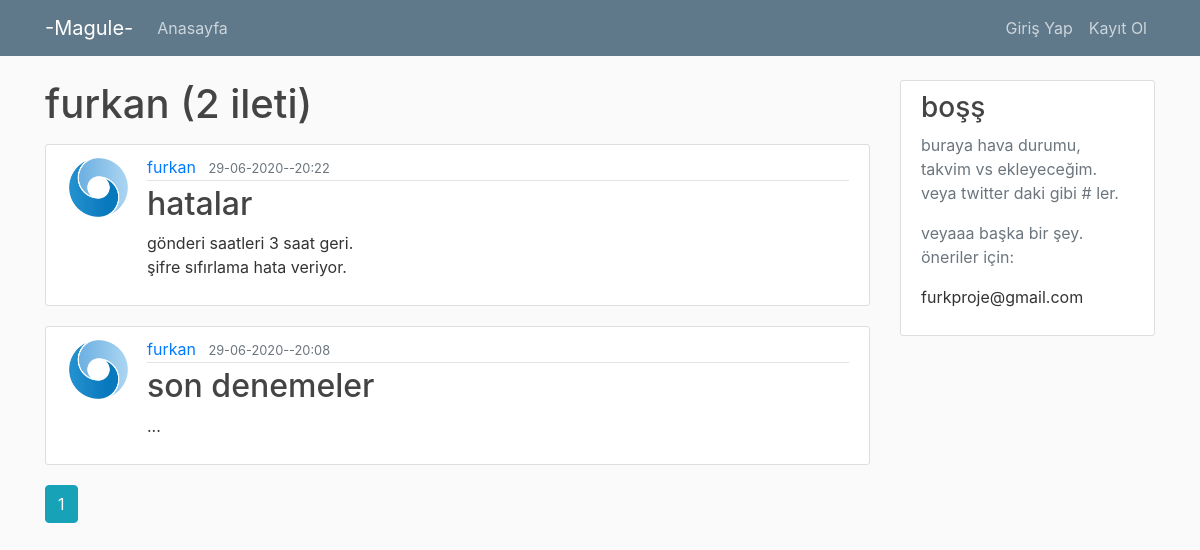
/user/furkan, run on the app's committed database.
### flaskblog/models.py (models this page shows, shortened)
class User(db.Model, UserMixin):
	id = db.Column(db.Integer, primary_key=True) #primary_key=true a uniqie id for user.....
	username = db.Column(db.String(20), unique=True, nullable=False) #string 20 olmasinin nedeni max username.. uniqie olmasi da abvious zati... nulable=false da null olmasini engeller usernamin
	email = db.Column(db.String(120), unique=True, nullable=False)
	image_file = db.Column(db.String(20), nullable=False, default="default.jpg")
	password = db.Column(db.String(60), nullable=False)
	posts = db.relationship('Post', backref='author', lazy=True) #check again

class Post(db.Model):
	id = db.Column(db.Integer, primary_key=True)
	title = db.Column(db.String(100), nullable=False)
	date_posted = db.Column(db.DateTime, nullable=False, default=datetime.utcnow)
	content = db.Column(db.Text, nullable=False)
	user_id = db.Column(db.Integer, db.ForeignKey('user.id'), nullable=False) #check again

### flaskblog/users/routes.py (the view)
@users.route("/user/<string:username>")
def user_posts(username):
    page = request.args.get('page', 1, type=int) #istenilen sayfayi almak...type page number oluy yani birisi int den baska birsey girerese error.1 = default first page
    user = User.query.filter_by(username=username).first_or_404()
    posts = Post.query.filter_by(author=user)\
    	.order_by(Post.date_posted.desc())\
    	.paginate(page=page, per_page=5)  #database den tum postlari al... page=page ile secilen page i query e  pass ediyoruk
    return render_template('user_posts.html', posts=posts, user=user) #passing in post to that template by doing posts=posts. and passing in user to that template by doing user=user

### flaskblog/templates/user_posts.html
{% extends "layout.html" %}
{% block content %}
	<h1 class="mb-3">{{ user.username }} ({{ posts.total }} ileti)</h1>
	{% for post in posts.items %}
		<article class="media content-section">
		  <img class="rounded-circle article-img" src="{{ url_for('static', filename='profile_pics/' + post.author.image_file) }}">
		  <div class="media-body">
		    <div class="article-metadata">
		      <a class="mr-2" href="{{ url_for('users.user_posts', username=post.author.username) }}">{{ post.author.username }}</a>
		      <small class="text-muted">{{ post.date_posted.strftime('%d-%m-%Y--%H:%M') }}</small>
		    </div>
		    <h2><a class="article-title" href="{{ url_for('posts.post', post_id=post.id) }}">{{ post.title }}</a></h2>
		    <p class="article-content">{{ post.content }}</p>
		  </div>
		</article>
	{% endfor %}
	{% for page_num in posts.iter_pages(left_edge=1, right_edge=1, left_current=1, right_current=2) %}
		{% if page_num %}
			{% if posts.page == page_num %}
				<a class="btn btn-info mb-4" href="{{ url_for('users.user_posts', username=user.username, page=page_num) }}"> {{ page_num }}</a>
			{% else %}
				<a class="btn btn-outline-info mb-4" href="{{ url_for('users.user_posts', username=user.username, page=page_num) }}"> {{ page_num }}</a>
			{% endif %}
		{% else %}
		  ...
		{% endif %}
	{% endfor %}
{% endblock content %}

### flaskblog/static/main.css (style rules this page uses)
body { background: #fafafa; color: #333333; margin-top: 5rem; }
h1, h2, h3, h4, h5, h6 { color: #444444; }
.content-section { background: #ffffff; padding: 10px 20px; border: 1px solid #dddddd; border-radius: 3px; margin-bottom: 20px; }
.article-title { color: #444444; }
.article-content { white-space: pre-line; }
.article-img { height: 65px; width: 65px; margin-right: 16px; }
.article-metadata { padding-bottom: 1px; margin-bottom: 4px; border-bottom: 1px solid #e3e3e3 }

### data on the page
User: username "furkan"
Post: image_file (picture), author.username "furkan", date_posted "29-06-2020--20:22", title "hatalar", content "gönderi saatleri 3 saat geri. şifre sıfırlama hata veriyor."
Post: image_file (picture), author.username "furkan", date_posted "29-06-2020--20:08", title "son denemeler", content "..."

### other printed values
{{ posts.total }} "2"
{{ page_num }} "1"
